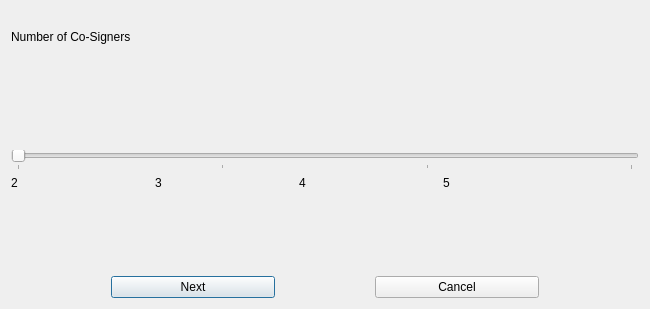
<?xml version="1.0" encoding="UTF-8"?>
<ui version="4.0">
 <class>MultiSigSetupChooseNumSigners</class>
 <widget class="QDialog" name="MultiSigSetupChooseNumSigners">
  <property name="geometry">
   <rect>
    <x>0</x>
    <y>0</y>
    <width>650</width>
    <height>243</height>
   </rect>
  </property>
  <property name="sizePolicy">
   <sizepolicy hsizetype="Expanding" vsizetype="Expanding">
    <horstretch>0</horstretch>
    <verstretch>0</verstretch>
   </sizepolicy>
  </property>
  <property name="windowTitle">
   <string>Multisignature Wallet Setup</string>
  </property>
  <layout class="QVBoxLayout" name="verticalLayout" stretch="0,0,0,0,0,0">
   <property name="topMargin">
    <number>30</number>
   </property>
   <item>
    <layout class="QHBoxLayout" name="horizontalLayout" stretch="0">
     <property name="topMargin">
      <number>0</number>
     </property>
     <item>
      <widget class="QLabel" name="label">
       <property name="text">
        <string>Number of Co-Signers</string>
       </property>
       <property name="alignment">
        <set>Qt::AlignLeading|Qt::AlignLeft|Qt::AlignVCenter</set>
       </property>
      </widget>
     </item>
    </layout>
   </item>
   <item>
    <spacer name="horizontalSpacer">
     <property name="orientation">
      <enum>Qt::Horizontal</enum>
     </property>
     <property name="sizeHint" stdset="0">
      <size>
       <width>40</width>
       <height>100</height>
      </size>
     </property>
    </spacer>
   </item>
   <item>
    <widget class="QSlider" name="numSignerSlider">
     <property name="minimum">
      <number>2</number>
     </property>
     <property name="maximum">
      <number>5</number>
     </property>
     <property name="orientation">
      <enum>Qt::Horizontal</enum>
     </property>
     <property name="tickPosition">
      <enum>QSlider::TicksBelow</enum>
     </property>
     <property name="tickInterval">
      <number>1</number>
     </property>
    </widget>
   </item>
   <item>
    <layout class="QHBoxLayout" name="horizontalLayout_3">
     <item>
      <widget class="QLabel" name="cosigners2">
       <property name="text">
        <string>2			3			4			5</string>
       </property>
      </widget>
     </item>
    </layout>
   </item>
   <item>
    <spacer name="horizontalSpacer_2">
     <property name="orientation">
      <enum>Qt::Horizontal</enum>
     </property>
     <property name="sizeHint" stdset="0">
      <size>
       <width>40</width>
       <height>80</height>
      </size>
     </property>
    </spacer>
   </item>
   <item>
    <layout class="QHBoxLayout" name="horizontalLayout_5">
     <property name="spacing">
      <number>100</number>
     </property>
     <property name="leftMargin">
      <number>100</number>
     </property>
     <property name="rightMargin">
      <number>100</number>
     </property>
     <item>
      <widget class="QPushButton" name="btnNext">
       <property name="text">
        <string>Next</string>
       </property>
       <property name="shortcut">
        <string>Return</string>
       </property>
      </widget>
     </item>
     <item>
      <widget class="QPushButton" name="btnCancel">
       <property name="text">
        <string>Cancel</string>
       </property>
       <property name="shortcut">
        <string>Esc</string>
       </property>
      </widget>
     </item>
    </layout>
   </item>
  </layout>
 </widget>
 <resources/>
 <connections/>
</ui>
